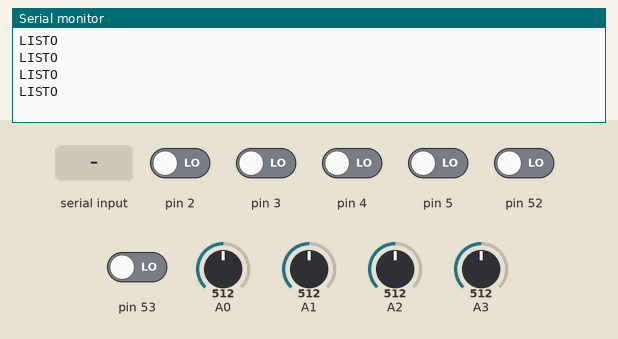
Recording of a sketch running on a simulated Arduino Mega 2560, built with avr-gcc and run on an emulated ATmega2560. On the bench: the last lines printed to the serial monitor. Inputs (shaded band) come from the test bench; at power-on: pin 2–5, pin 52, pin 53 LOW, A0 = 512, A1 = 512, A2 = 512, A3 = 512.

Above: at 1.0 s.
1.1 s: "5" received over Serial
At 1.6 s:
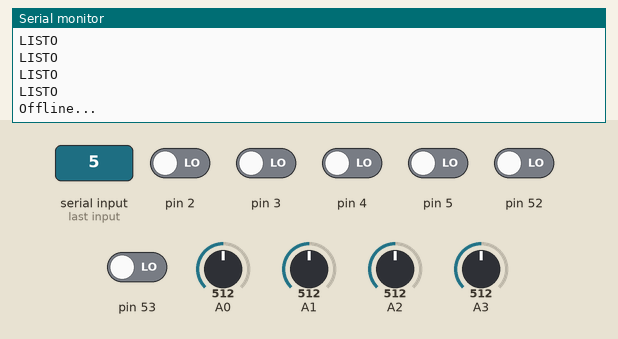
2.7 s: "5" received over Serial
At 3.01 s:
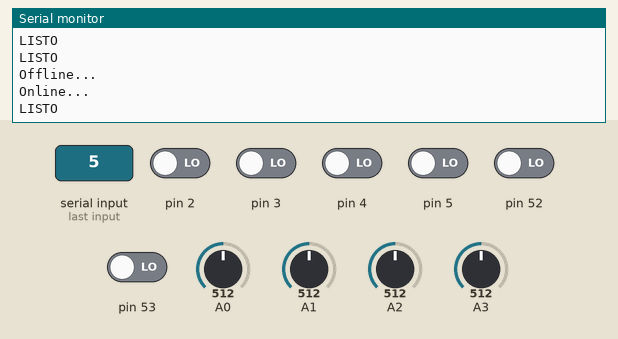
4.2 s: "1" received over Serial
At 4.57 s:
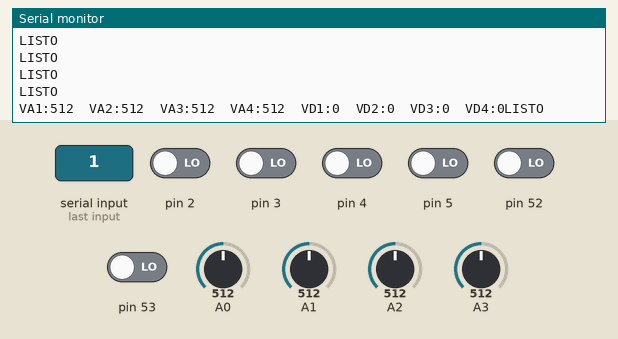

Measured:
- after the input at 1.1 s, the serial monitor: prints a new line after 0.10 s (image 1)
- after the input at 2.7 s, the serial monitor: prints a new line at once (image 2)
- after the input at 4.2 s, the serial monitor: prints a new line after 0.11 s (image 3)

The sketch:

CuebSat-11.ino
```cpp
void(* reset_sistema) (void) = 0;

#define ENVIAR_DATOS    '1'
#define ACTUALIZA_FH    '2'
#define RECIBE_PARAM    '3'
#define RESET_SISTEM    '4'
#define DETENER_TRAN    '5'

void setup() {
  // put your setup code here, to run once:
  // Configurar los Puertos An o Dig (In, Out)

  // Puertos analogicos
  int sva1 = analogRead(A0);
  int sva2 = analogRead(A1);
  int sva3 = analogRead(A2);
  int sva4 = analogRead(A3);
  // Puertos digitales
  int svd1 = digitalRead(2);
  int svd2 = digitalRead(3);
  int svd3 = digitalRead(4);
  int svd4 = digitalRead(5);

  Serial.begin(9600);
  while(!Serial);
  Establece_Comm();

}

void loop() {
  // put your main code here, to run repeatedly:
  char comando;

  if(Serial.available()){  // Hay datos en el Buffer "cadena_de_bytes_o_caracteres", "12345" LabVIEW -> "2idd/mm/an,hh:min:segf"
    comando = Serial.read(); // Lee un caracter del Buffer

    switch(comando){
      case ENVIAR_DATOS: enviar_datos();        // Envia en una cadena todas las variables (An, Dig)
                         break;
      case ACTUALIZA_FH: actualiza_fecha();     // Recibe la cadena para actualizar la Fecha = "2idd/mm/an,hh:min:segf"
                         break;
      case RECIBE_PARAM: recibe_parametros();   // Recibe 25 caracteres agrupados en diferentes parámetros = "3i0123003403450123 .. 0343f"
                         break;
      case RESET_SISTEM: reset_sistema();       //Reinicia el sistema
                         break;
      case DETENER_TRAN: detener_transmision(); //Detiene la transmision de informacion
                         break;
    }
  }
  delay(100);
  Establece_Comm();
}

void Establece_Comm()
{
  while(Serial.available() <= 0){ // NO hay datos en el Buffer de Entrada
    Serial.println("LISTO");
    delay(300);
  }
}

void enviar_datos()   //Recibe la informacion a traves de señales analogicas y digitales
{

  int sva1 = analogRead(A0);
  int sva2 = analogRead(A1);
  int sva3 = analogRead(A2);
  int sva4 = analogRead(A3);
  // Puertos digitales
  int svd1 = digitalRead(52);
  int svd2 = digitalRead(53);
  int svd3 = digitalRead(4);
  int svd4 = digitalRead(5);

  char HouseKeeping[100]="iEnviar Datos Hasta 253f";
  // Llamar a función que genera la cadena para el HouseKeeping
  //genera_cad_HK(&HouseKeeping);

  sprintf(HouseKeeping, "VA1:%d  VA2:%d  VA3:%d  VA4:%d  VD1:%d  VD2:%d  VD3:%d  VD4:%d", sva1,sva2,sva3,sva4,svd1,svd2,svd3,svd4);

  Serial.print(HouseKeeping);
  delay(10);
}

void actualiza_fecha()
{
  char fecha;
  char Data[26];
  int i=0;

  while(Serial.available()>0){  // Mientras existan datos en el buffer
    fecha=Serial.read();
    Data[i++] = fecha;
    Serial.print(fecha);
    delay(10);
    if(fecha == 'f') break;
  }
  // Aplicar la Actualizacion de la Fecha = Data
}

void recibe_parametros()
{

  char parametro;
  char Data[27];
  int i=0;

  while(Serial.available()>0)
  {  // Mientras existan datos en el buffer
    parametro=Serial.read();
    Data[i++] = parametro;
    Serial.print(parametro);
    delay(10);
    if(parametro == 'f') break;
  }
  // Parametros guardados
}


void detener_transmision()
{

  int cmd5_status = 1;
  char cmd_status5;


  Serial.println("Offline...");

  if (cmd5_status == 1)
  {
    while (cmd5_status == 1)
    {

      delay(10);
      cmd_status5 = Serial.read();

      if (cmd_status5 == '5')
      {
        Serial.println("Online...");
        cmd5_status = 0;
        break;
      }
    }
  }

}
```
